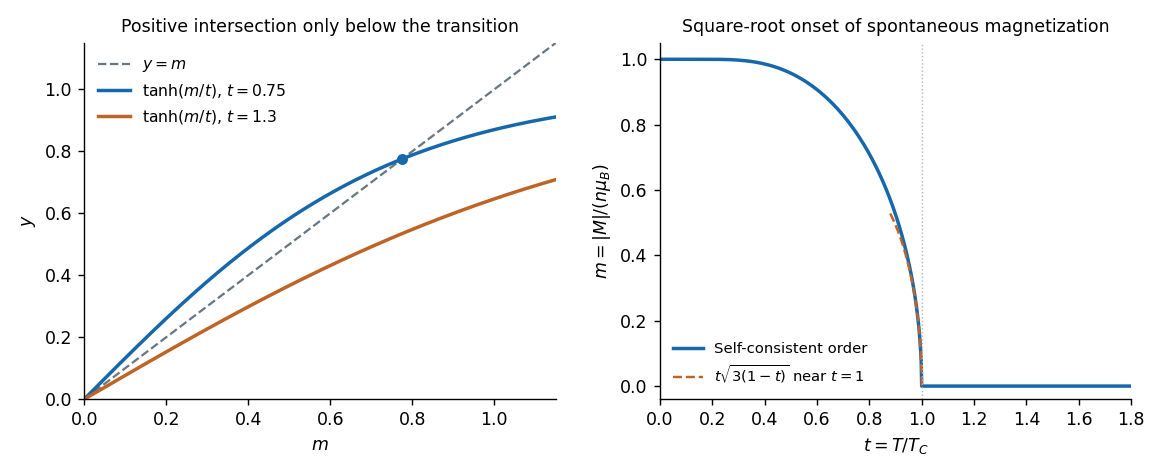

The script that drew this image:
"""Original molecular-field self-consistency and onset; write PNG to cwd.

Tested with Python 3.14, NumPy and Matplotlib; see root pyproject.toml.
Positive order is solved by bisection; no external data are used.
"""

from pathlib import Path

import matplotlib

matplotlib.use("Agg")
import matplotlib.pyplot as plt
import numpy as np


def order_parameter(temperature):
    if temperature <= 0:
        return 1.
    if temperature >= 1:
        return 0.
    lo, hi = 1e-12, 1.
    for _ in range(80):
        mid = (lo+hi)/2
        if np.tanh(mid/temperature) > mid:
            lo = mid
        else:
            hi = mid
    return (lo+hi)/2


def main():
    fig, axes = plt.subplots(1, 2, figsize=(9.2, 3.8), facecolor="white")
    trial = np.linspace(0, 1.15, 700)
    ax = axes[0]
    ax.plot(trial, trial, lw=1.3, ls="--", color="#697781", label=r"$y=m$")
    for temp, color in ((.75, "#1768ab"), (1.3, "#bd6426")):
        ax.plot(trial, np.tanh(trial/temp), color=color, lw=2, label=rf"$\tanh(m/t)$, $t={temp:g}$")
        if temp < 1:
            order = order_parameter(temp)
            ax.scatter([order], [order], s=28, color=color, zorder=3)
    ax.set(xlim=(0, 1.15), ylim=(0, 1.15), xlabel=r"$m$", ylabel=r"$y$")
    ax.set_title("Positive intersection only below the transition", fontsize=10)
    ax.legend(frameon=False, fontsize=9)
    ax = axes[1]
    temperature = np.linspace(0, 1.8, 1000)
    order = np.array([order_parameter(t) for t in temperature])
    near = np.linspace(.88, 1, 300)
    ax.plot(temperature, order, lw=2, color="#1768ab", label="Self-consistent order")
    ax.plot(near, near*np.sqrt(3*(1-near)), ls="--", lw=1.4, color="#bd6426",
            label=r"$t\sqrt{3(1-t)}$ near $t=1$")
    ax.axvline(1, color="#aeb7bf", ls=":", lw=.8)
    ax.set(xlim=(0, 1.8), ylim=(-.04, 1.05), xlabel=r"$t=T/T_C$", ylabel=r"$m=|M|/(n\mu_B)$")
    ax.set_title("Square-root onset of spontaneous magnetization", fontsize=10)
    ax.legend(frameon=False, fontsize=8.5)
    for ax in axes:
        ax.spines[["top", "right"]].set_visible(False)
    fig.tight_layout(w_pad=2)
    fig.savefig(Path.cwd() / (Path(__file__).stem + ".png"), dpi=125, facecolor="white")
    plt.close(fig)


if __name__ == "__main__":
    main()
